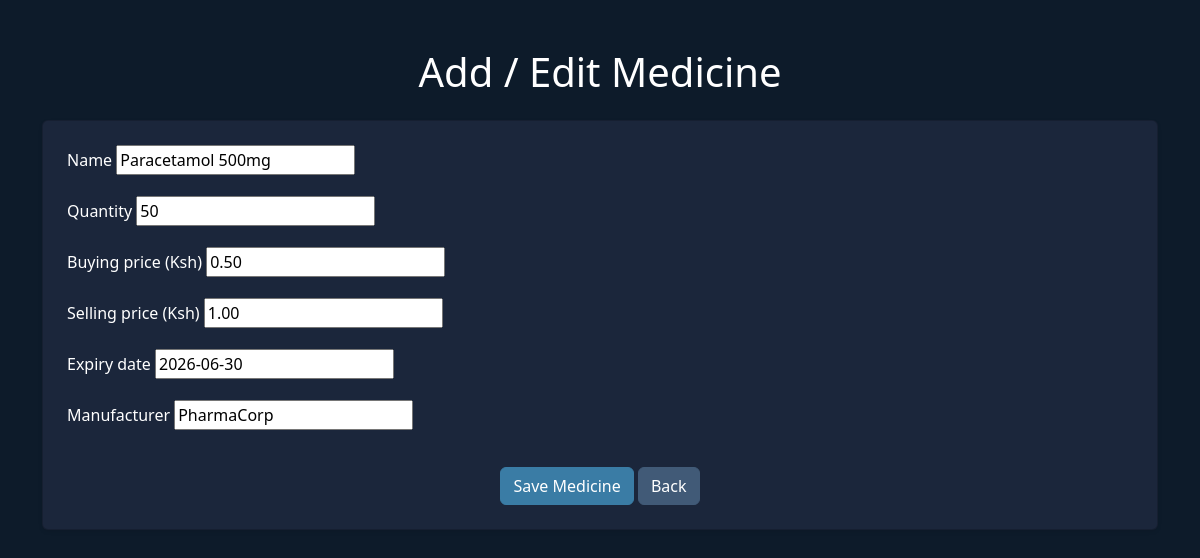
The app's page /edit/1/ (signed in) with its own data.
### inventory/models.py (models this page shows, shortened)
class Medicine(models.Model):
    name = models.CharField(max_length=100)
    quantity = models.PositiveIntegerField()
    buying_price = models.DecimalField(max_digits=10, decimal_places=2)
    selling_price = models.DecimalField(max_digits=10, decimal_places=2)
    expiry_date = models.DateField()
    manufacturer = models.CharField(max_length=100)

### inventory/views.py (the view)
# urls.py: path('edit/<int:id>/', views.medicine_edit, name='medicine_edit'),
@login_required
def medicine_edit(request, id):
    medicine = get_object_or_404(Medicine, id=id)
    if request.method == 'POST':
        form = MedicineForm(request.POST, instance=medicine)
        if form.is_valid():
            form.save()
            return redirect('medicine_list')
    else:
        form = MedicineForm(instance=medicine)
    return render(request, 'inventory/medicine_form.html', {'form': form})

### inventory/forms.py
class MedicineForm(forms.ModelForm):
    class Meta:
        model = Medicine
        fields = ['name', 'quantity', 'buying_price', 'selling_price', 'expiry_date', 'manufacturer']

### inventory/templates/inventory/medicine_form.html (shortened to what this page needs)
<!DOCTYPE html>
<html>
<head>
    <link href="https://cdn.jsdelivr.net/npm/bootstrap@5.3.2/dist/css/bootstrap.min.css" rel="stylesheet">
</head>
<body>
<div class="container mt-5">
    <h1 class="text-center mb-4">Add / Edit Medicine</h1>
    <div class="card shadow-sm p-4">
        <form method="post">
            {% for field in form %}
                <div class="mb-3">
                    <label for="{{ field.id_for_label }}" class="form-label {% if field.name in 'buying_price selling_price' %}currency{% endif %}">
                        {{ field.label }}
                    </label>
                    {{ field }}
                </div>
            {% endfor %}
            <div class="text-center">
                <button type="submit" class="btn btn-success mt-3">Save Medicine</button>
                <a href="{% url 'medicine_list' %}" class="btn btn-secondary mt-3">Back</a>
            </div>
        </form>
    </div>
</div>
</body>
</html>

### inventory/templates/inventory/medicine_form.html (style rules this page uses)
body { background-color: #0d1b2a; }
h1 { color: #ffffff; }
.card { background-color: #1b263b; color: #ffffff; }
.btn-success { background-color: #3a7ca5; border-color: #3a7ca5; }
.btn-secondary { background-color: #415a77; border-color: #415a77; color: #ffffff; }
label.currency::after { content: " (Ksh)"; font-weight: normal; }

### records on screen
Medicine: form "Paracetamol 500mg" "50" "0.50" "1.00" "2026-06-30" "PharmaCorp"

### other values on screen
{{ field.label }} "Name" "Quantity" "Buying price" "Selling price" "Expiry date" "Manufacturer"
